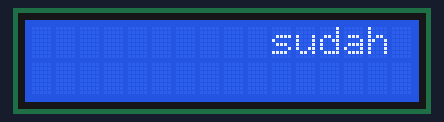
A sketch run on a simulated ESP32. On the bench: 16×2 character LCD.

Above: at 0.16 s.
At 4.9 s:
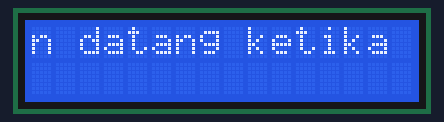
At 9.53 s:
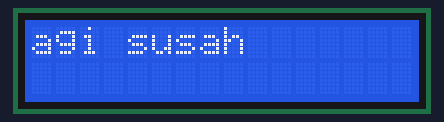
At 18.81 s:
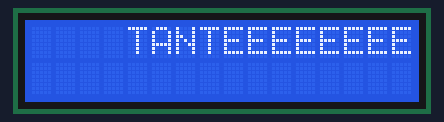
At 27.36 s:
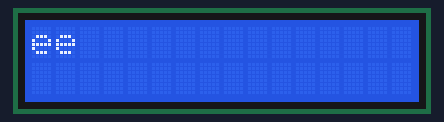
At 37.33 s:
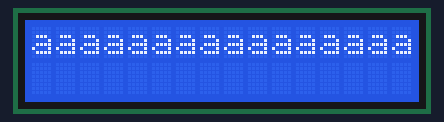

The sketch:

test_LCDI2C.ino
```cpp
#include <Wire.h>
#include <LiquidCrystal_I2C.h>

LiquidCrystal_I2C lcd(0x27, 16, 2); // alamat, kolom, baris

// Lirik dan kecepatan (dalam milidetik per geseran)
String lyrics[7] = {
  "sudah terbiasa terjadi tanteee",
  "teman datang ketika lagi butuh sajaaa",
  "coba kalau lagi susah",
  "mereka semua menghilaaaaaaaaaaaaaaaaaang",
  "TANTEEEEEEEEEEEEEEEE",
  "TANTEEEEEEEEEEEEEEEE",
  "TANTEEEEEEEEEEEEEEEE",
};

int speeds[7] = {
  67, // 0.2 detik per geser
  60,
  65,
  70,
  70,
  70,
  70
};

void setup() {
  Wire.begin(21, 22);    // ESP32 SDA dan SCL
  lcd.begin(16, 2);      // Inisialisasi LCD
  lcd.backlight();       // Nyalakan backlight
  lcd.clear();
}

void loop() {
  for (int i = 0; i < 7; i++) {
    runText(lyrics[i], speeds[i]);
    delay(150);         // jeda antar lirik
    lcd.clear();
  }
}

void runText(String text, int speed) {
  text = "          " + text + "                  "; // padding spasi kanan-kiri

  for (int i = 0; i <= text.length() - 16; i++) {
    String segment = text.substring(i, i + 16);
    lcd.setCursor(0, 0);              // baris atas
    lcd.print(segment);               // tampilkan segmen
    delay(speed);                     // kecepatan scroll
  }
}
```
